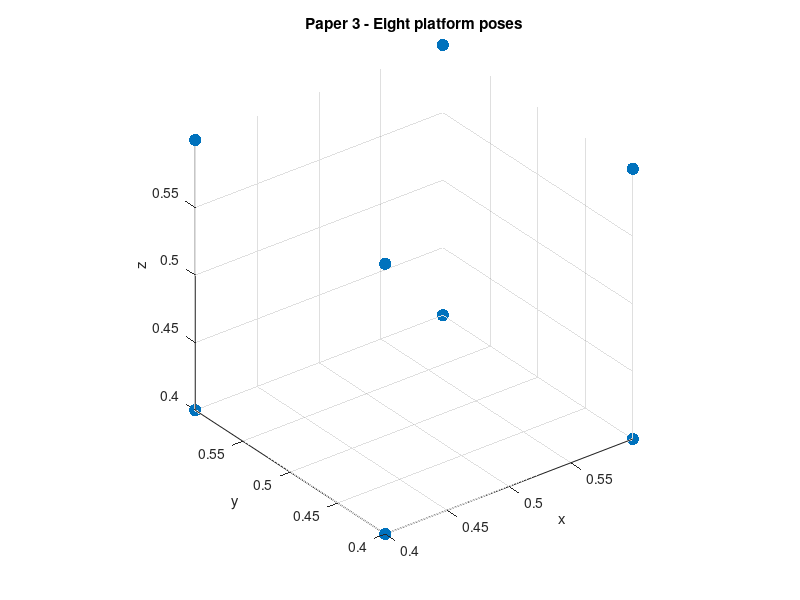
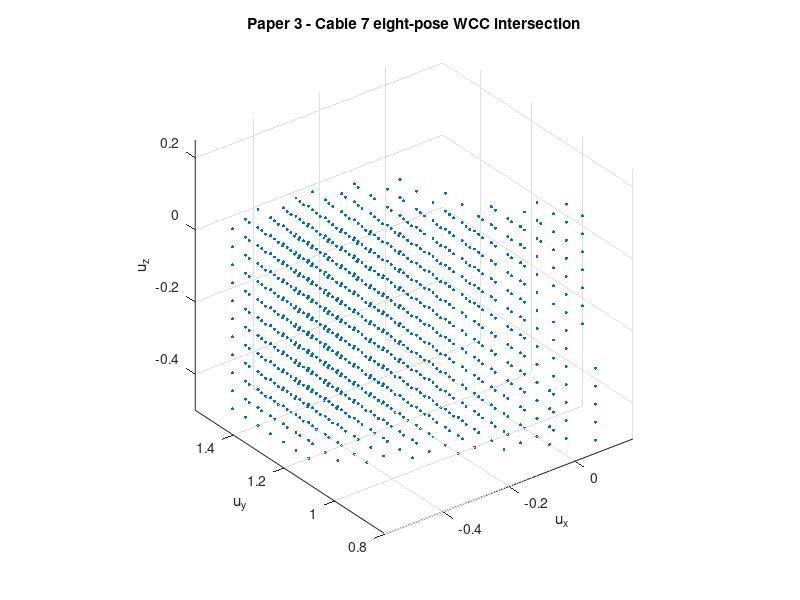
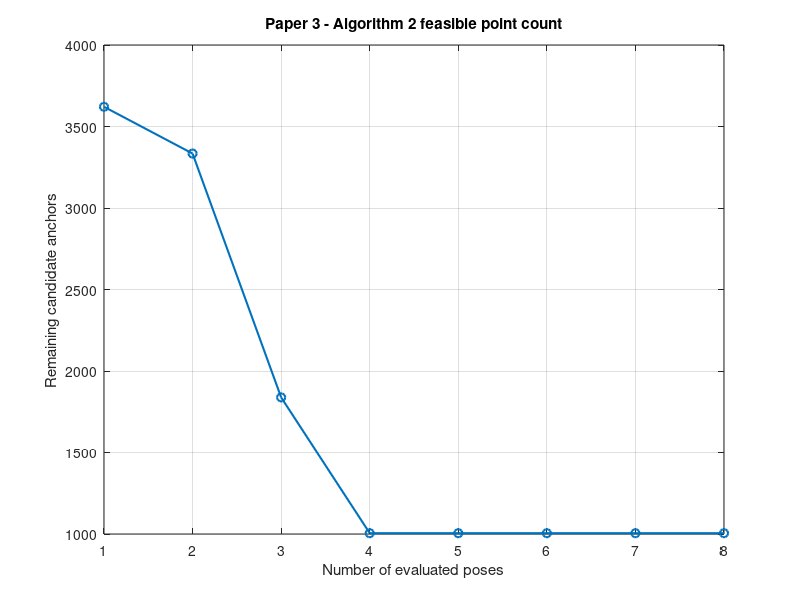

Recreate these plots in MATLAB, in order. (Note: this script raises an error after producing the figures.)
%% Paper 3 - Algorithm 2: WCC Feasible Anchor Regions
% Reference: Cheng, Lau & Hughes (2025), Table 1 and Algorithms 1-2.
% Purpose: Reproduce eight-pose WCC intersection and compare seven anchors.
% Scope: Paper reproduction, NOT balloon pose-sensing validation.
% Convention: D = B_world - A; Jbar = [D; (R*r) x D].
% Geometry uses the consistent length units of Paper 3 Table 1.

clc;
clear;
close all;

%% 1. Robot geometry and sampled platform poses
% Anchor coordinates in the world frame, one cable per column (3 x 7).
A = [ 0     1     1     0     0.5   1     0;
      0     0     1     1     0     1     1;
      1     1     1     1     0     0     0];

% Attachment coordinates in the platform frame, one cable per column (3 x 7).
r = [-0.15  0.15  0.15 -0.15  0     0.15 -0.15;
     -0.10 -0.10  0.10  0.10 -0.10  0.10  0.10;
      0.05  0.05  0.05  0.05 -0.05 -0.05 -0.05];

% Orientation is fixed: only translation changes in the eight-pose example.
R = eye(3);
r_world = R*r;

% Sample the eight corners of the translational pose cube.
[X, Y, Z] = ndgrid([0.4, 0.6], [0.4, 0.6], [0.4, 0.6]);
P_all = [X(:), Y(:), Z(:)];
q_all = [P_all, zeros(size(P_all, 1), 3)];

% Cache system dimensions for subsequent loops.
nPoses = size(q_all, 1);
nCables = size(A, 2);

% Inspect the ordered list of platform poses.
disp('Eight platform poses:');
disp(q_all);

% Figure 1: visualize sampled platform center positions.
fig = figure('Name', 'Eight platform poses');
scatter3(P_all(:,1), P_all(:,2), P_all(:,3), 80, 'filled');
xlabel('x');
ylabel('y');
zlabel('z');
title('Paper 3 - Eight platform poses');
axis equal;
grid on;
view(3);
exportgraphics(fig, 'paper3_eight_platform_poses.png', 'Resolution', 220);

%% 2. Common candidate-anchor grid
% Use the same spatial sampling box for all target cables.
ux_grid = -0.5:0.05:1.5;
uy_grid = -0.5:0.05:1.5;
uz_grid = -0.5:0.05:1.5;

% Enumerate candidate anchor coordinates in the world frame (N x 3).
[UX, UY, UZ] = ndgrid(ux_grid, uy_grid, uz_grid);
points = [UX(:), UY(:), UZ(:)];

% A small negative tolerance enforces strictly positive relative tension.
N = size(points, 1);
tol = 1e-9;
fprintf('Candidate anchors per cable: %d\n', N);

%% 3. Cable 7: cumulative intersection over eight poses
% Save per-pose masks and cumulative masks to validate Algorithm 2.
mask_each = false(N, nPoses);
mask_history = false(N, nPoses);
mask_all = true(N, 1);
counts = zeros(nPoses, 1);

for k = 1:nPoses
    % Recalculate moving attachment positions for the current platform pose.
    P = q_all(k, 1:3)';
    B_world = P + r_world;

    % Build the fixed 6 x 6 wrench matrix using cables 1-6.
    D_fixed = B_world(:,1:6) - A(:,1:6);
    M_fixed = cross(r_world(:,1:6), D_fixed, 1);
    J_fixed = [D_fixed; M_fixed];
    assert(rank(J_fixed) == 6, 'Singular fixed basis at pose %d', k);

    % Evaluate cable 7's variable wrench at every candidate anchor.
    D7 = B_world(:,7) - points';
    M7 = cross(repmat(r_world(:,7), 1, N), D7, 1);
    J7 = [D7; M7];

    % Each column of H contains six coefficients for one candidate anchor.
    H = J_fixed \ J7;
    mask_pose = all(H < -tol, 1)';

    % Keep only candidates feasible at every evaluated pose so far.
    mask_each(:,k) = mask_pose;
    mask_all = mask_all & mask_pose;
    mask_history(:,k) = mask_all;
    counts(k) = nnz(mask_all);

    % Display the cumulative remaining candidate count.
    fprintf('Pose %d: %d cumulative feasible points\n', k, counts(k));
end

% Extract candidates satisfying all eight pose constraints.
feasible_points = points(mask_all, :);
fprintf('Cable 7 final: %d / %d (%.2f%%)\n', ...
    nnz(mask_all), N, 100*mean(mask_all));

% Verify intersection monotonicity and agreement of both mask methods.
assert(all(diff(counts) <= 0), 'Cumulative point count increased');
assert(isequal(mask_all, all(mask_each, 2)), 'Intersection masks disagree');
assert(~isempty(feasible_points), 'Cable 7 final region is empty');

% Figure 2: show cable 7's final multi-pose feasible anchor region.
fig = figure('Name', 'Cable 7 multi-pose region');
scatter3(feasible_points(:,1), feasible_points(:,2), ...
    feasible_points(:,3), 5, 'filled');
xlabel('u_x');
ylabel('u_y');
zlabel('u_z');
title('Paper 3 - Cable 7 eight-pose WCC intersection');
axis equal;
grid on;
view(3);
exportgraphics(fig, 'paper3_cable7_multipose_region.png', 'Resolution', 220);

% Figure 3: visualize how many candidate anchors remain after each pose.
fig = figure('Name', 'Feasible counts by pose');
plot(1:nPoses, counts, '-o', 'LineWidth', 1.5);
xlabel('Number of evaluated poses');
ylabel('Remaining candidate anchors');
title('Paper 3 - Algorithm 2 feasible point count');
xticks(1:nPoses);
grid on;
exportgraphics(fig, 'paper3_counts_by_pose.png', 'Resolution', 220);

%% 4. Cable 7: initial grid and eight cumulative point clouds
% Figure 4: iteration 0 is the full candidate grid; 1-8 are filtered sets.
fig = figure('Name', 'Iterations 0-8', 'Position', [60 60 1450 900]);
tiledlayout(3, 3, 'TileSpacing', 'compact', 'Padding', 'compact');

for k = 0:nPoses
    % Select either the original grid or a cumulative feasible point cloud.
    nexttile;
    if k == 0
        current_points = points;
    else
        current_points = points(mask_history(:,k), :);
    end

    % Use matching axis limits to compare how the region contracts.
    scatter3(current_points(:,1), current_points(:,2), ...
        current_points(:,3), 2, 'filled');
    title(sprintf('Iteration %d: %d points', k, size(current_points,1)));
    xlabel('u_x');
    ylabel('u_y');
    zlabel('u_z');
    xlim([-0.5, 1.5]);
    ylim([-0.5, 1.5]);
    zlim([-0.5, 1.5]);
    axis equal;
    grid on;
    view(3);
end

% Save the Figure 3-style iteration comparison.
sgtitle('Paper 3 - Cable 7: initial region and eight-pose intersection');
exportgraphics(fig, 'paper3_fig3_iterations_0to8.png', 'Resolution', 220);

%% 5. All seven cables: single-pose feasible regions (Lesson 5.4)
% Use Section 3.1's reference pose, not the first pose in the eight-pose set.
P_single = [0.65; 0.5; 0.6];
B_single = P_single + r_world;

% Construct the seven original wrench columns at the reference pose.
D_single = B_single - A;
M_single = cross(r_world, D_single, 1);
Jbar_single = [D_single; M_single];

% Store one single-pose feasibility mask per target anchor.
mask_single = false(N, nCables);
single_counts = zeros(nCables, 1);

for target = 1:nCables
    % The other six anchors are held fixed while this anchor varies.
    other = setdiff(1:nCables, target);
    J_other = Jbar_single(:,other);
    assert(rank(J_other) == 6, 'Singular single-pose basis for cable %d', target);

    % Calculate variable target cable wrenches for all anchor candidates.
    D_target = B_single(:,target) - points';
    M_target = cross(repmat(r_world(:,target), 1, N), D_target, 1);
    J_target = [D_target; M_target];

    % Solve the six inequalities and store the feasible point count.
    H = J_other \ J_target;
    mask_single(:,target) = all(H < -tol, 1)';
    single_counts(target) = nnz(mask_single(:,target));
end

% Report and export single-pose results.
single_pct = 100 * single_counts / N;
single_table = table((1:nCables)', single_counts, single_pct, ...
    'VariableNames', {'Cable', 'FeasiblePoints', 'FeasiblePercent'});
disp('Single-pose results at P = [0.65, 0.5, 0.6]:');
disp(single_table);
writetable(single_table, 'paper3_single_pose_cable_fractions.csv');

% Figure 5 (previously missing): seven single-pose anchor regions.
fig = figure('Name', 'All cables - single pose', 'Position', [60 60 1450 760]);
tiledlayout(2, 4, 'TileSpacing', 'compact', 'Padding', 'compact');

for target = 1:nCables
    % Display each target's conditionally feasible anchor region.
    nexttile;
    p = points(mask_single(:,target), :);
    scatter3(p(:,1), p(:,2), p(:,3), 3, 'filled');
    title(sprintf('Cable %d - %.2f%%', target, single_pct(target)));
    xlabel('u_x');
    ylabel('u_y');
    zlabel('u_z');
    xlim([-0.5, 1.5]);
    ylim([-0.5, 1.5]);
    zlim([-0.5, 1.5]);
    axis equal;
    grid on;
    view(3);
end

% Save the seven-panel single-pose comparison.
sgtitle('Paper 3 - Individual anchor regions at one platform pose');
exportgraphics(fig, 'paper3_all_cable_regions_single_pose.png', 'Resolution', 220);

%% 6. All seven cables: eight-pose intersection and approximate PRI
% Compute each target's multi-pose region with the remaining six anchors fixed.
mask_multi = false(N, nCables);
final_counts = zeros(nCables, 1);

for target = 1:nCables
    % Select the six fixed cables and initialize the target's intersection.
    other = setdiff(1:nCables, target);
    mask_target = true(N, 1);

    for k = 1:nPoses
        % Update attachments to the current platform position.
        P = q_all(k,1:3)';
        B_world = P + r_world;

        % Assemble the fixed cable wrench matrix and check its rank.
        D_fixed = B_world(:,other) - A(:,other);
        M_fixed = cross(r_world(:,other), D_fixed, 1);
        J_fixed = [D_fixed; M_fixed];

        if rank(J_fixed) < 6
            % A singular fixed basis invalidates this WCC construction.
            mask_target(:) = false;
            warning('Singular basis: cable %d, pose %d', target, k);
            break;
        end

        % Compute target wrenches and test all six WCC inequalities.
        D_target = B_world(:,target) - points';
        M_target = cross(repmat(r_world(:,target), 1, N), D_target, 1);
        J_target = [D_target; M_target];
        H = J_fixed \ J_target;

        % Intersect the target's feasible masks over platform poses.
        mask_target = mask_target & all(H < -tol, 1)';
    end

    % Store final candidate masks and counts for this target cable.
    mask_multi(:,target) = mask_target;
    final_counts(target) = nnz(mask_target);
end

% Approximate PRI by a grid-point fraction in a shared sampling box.
approx_PRI = final_counts / N;
multi_table = table((1:nCables)', final_counts, approx_PRI, ...
    'VariableNames', {'Cable', 'FeasiblePoints', 'ApproxPRI'});
disp('Eight-pose discrete PRI results:');
disp(multi_table);
writetable(multi_table, 'paper3_multi_pose_approx_pri.csv');

% Both implementations must give the same final count for cable 7.
assert(final_counts(7) == counts(end), 'Cable 7 counts do not match');

% Figure 6: compare the seven multi-pose anchor regions.
fig = figure('Name', 'All cables - eight poses', 'Position', [60 60 1450 760]);
tiledlayout(2, 4, 'TileSpacing', 'compact', 'Padding', 'compact');

for target = 1:nCables
    % Display the eight-pose region for each individual target cable.
    nexttile;
    p = points(mask_multi(:,target), :);
    scatter3(p(:,1), p(:,2), p(:,3), 3, 'filled');
    title(sprintf('Cable %d - %.2f%%', target, 100*approx_PRI(target)));
    xlabel('u_x');
    ylabel('u_y');
    zlabel('u_z');
    xlim([-0.5, 1.5]);
    ylim([-0.5, 1.5]);
    zlim([-0.5, 1.5]);
    axis equal;
    grid on;
    view(3);
end

% Save the seven-panel multi-pose comparison.
sgtitle('Paper 3 - Individual anchor regions across eight poses');
exportgraphics(fig, 'paper3_all_cable_regions_multi_pose.png', 'Resolution', 220);

%% 7. Final WCC numerical checks
% Validate the original seven-anchor configuration at all eight poses.
for k = 1:nPoses
    P = q_all(k,1:3)';
    B_world = P + r_world;

    % Build the complete unnormalized wrench matrix at this pose.
    D = B_world - A;
    Jbar = [D; cross(r_world, D, 1)];
    assert(rank(Jbar(:,1:6)) == 6, 'Singular original basis at pose %d', k);

    % A positive null vector exists when all six coefficients are negative.
    h = Jbar(:,1:6) \ Jbar(:,7);
    assert(all(h < -tol), 'Original anchor WCC failed at pose %d', k);
    fprintf('Original anchors: pose %d WCC = 1\n', k);
end

% Select reproducible held-out anchors from cable 7's retained point cloud.
rng(42);
num_check = min(20, size(feasible_points, 1));
idx = randperm(size(feasible_points, 1), num_check);
test_points = feasible_points(idx, :);
max_h = -inf;

for k = 1:nPoses
    % Reconstruct the six fixed wrench columns independently of stored masks.
    P = q_all(k,1:3)';
    B_world = P + r_world;
    D_fixed = B_world(:,1:6) - A(:,1:6);
    J_fixed = [D_fixed; cross(r_world(:,1:6), D_fixed, 1)];

    for j = 1:num_check
        % Re-evaluate cable 7's wrench at a sampled retained anchor.
        D7 = B_world(:,7) - test_points(j,:)';
        J7 = [D7; cross(r_world(:,7), D7)];
        h = J_fixed \ J7;

        % Verify positive-tension feasibility and track the closest boundary.
        max_h = max(max_h, max(h));
        assert(all(h < -tol), 'Retained point failed WCC');
    end
end

% Display the strongest (least negative) tested constraint coefficient.
fprintf('Independent random-point maximum h: %.6f\n', max_h);
fprintf('All defined checks passed.\n');
